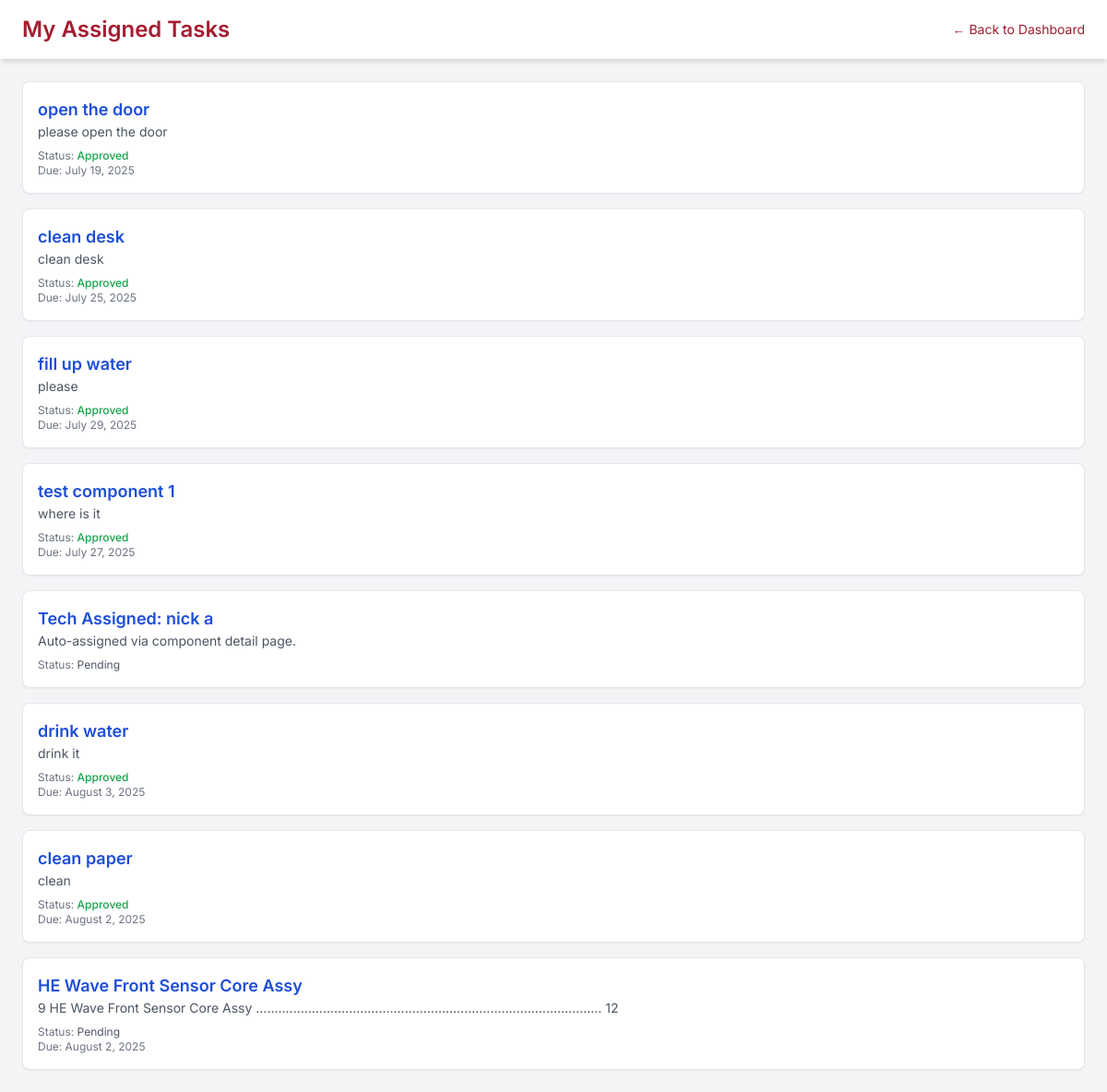
Page /my-tasks/ (signed in) on the earlier database version.
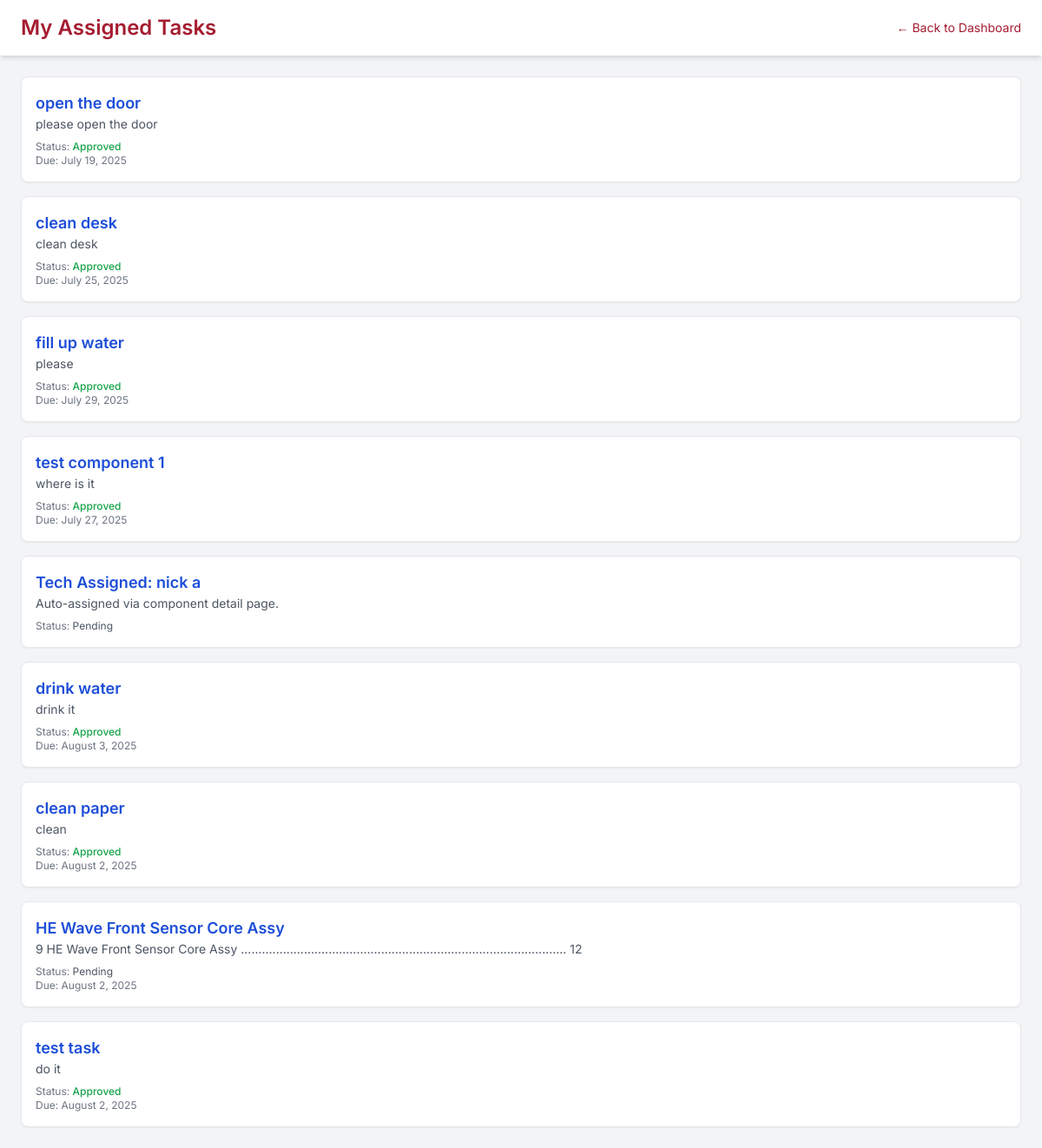
Same page on the later database version.
### tracker/models.py (models this page shows, shortened)
class Task(models.Model):
    section = models.CharField(max_length=20, blank=True, null=True)
    title = models.CharField(max_length=100)
    description = models.TextField(blank=True)
    project = models.ForeignKey(Project, on_delete=models.CASCADE, related_name='tasks', null=True, blank=True)
    components = models.ManyToManyField(Component, related_name='tasks', blank=True)  # now supports multiple components
    assigned_to = models.ForeignKey(User, on_delete=models.SET_NULL, null=True, blank=True)
    completed = models.BooleanField(default=False)
    submitted_for_approval = models.BooleanField(default=False)
    is_approved = models.BooleanField(default=False)
    notes = models.TextField(blank=True, null=True)
    image = models.ImageField(upload_to='tasks/images/', blank=True, null=True)
    video = models.FileField(upload_to='tasks/videos/', blank=True, null=True)
    audio = models.FileField(upload_to='tasks/audio/', blank=True, null=True)
    document = models.FileField(upload_to='tasks/docs/', blank=True, null=True)
    due_date = models.DateField(null=True, blank=True)
    status = models.CharField(
        max_length=20,
        choices=[('todo', 'To Do'), ('in_progress', 'In Progress'), ('completed', 'Completed'), ('approved', 'Approved')],
        default='todo'
    )
    created_at = models.DateTimeField(auto_now_add=True)

### tracker/views.py (the view)
# urls.py: path('my-tasks/', views.tech_tasks_view, name='tech_tasks'),
@login_required
def tech_tasks_view(request):
    tasks = Task.objects.filter(assigned_to=request.user)
    return render(request, 'tracker/tech_tasks.html', {'tasks': tasks})

### tracker/templates/tracker/tech_tasks.html (shortened to what this page needs)
<!DOCTYPE html>
<html lang="en">
<head>
  <script src="https://cdn.tailwindcss.com"></script>
</head>
<body class="bg-gray-100 text-gray-800 font-inter">
  <header class="bg-white shadow-md px-6 py-4 flex justify-between items-center">
    <h1 class="text-2xl font-semibold text-[#a51c30]">My Assigned Tasks</h1>
    <a href="{% url 'tech_dashboard' %}" class="text-sm text-[#a51c30] hover:underline">← Back to Dashboard</a>
  </header>
  <main class="p-6">
    {% if tasks %}
      <ul class="space-y-4">
        {% for task in tasks %}
          <li class="bg-white shadow-sm rounded-lg p-4 border hover:bg-gray-50 transition">
            <a href="{% url 'task_detail' task.id %}" class="block">
              <h2 class="text-lg font-semibold text-blue-700 hover:underline">{{ task.title }}</h2>
              <p class="text-sm text-gray-600">{{ task.description }}</p>
              <div class="text-xs text-gray-500 mt-2">
                <p>Status:
                  {% if task.is_approved %}
                    <span class="text-green-600 font-medium">Approved</span>
                  {% elif task.completed %}
                    <span class="text-yellow-600 font-medium">Completed</span>
                  {% else %}
                    <span class="text-gray-600">Pending</span>
                  {% endif %}
                </p>
                {% if task.due_date %}
                  <p>Due: {{ task.due_date|date:"F j, Y" }}</p>
                {% endif %}
              </div>
            </a>
          </li>
        {% endfor %}
      </ul>
    {% else %}
      <p class="text-gray-600">You have no tasks assigned.</p>
    {% endif %}
  </main>
</body>
</html>

Differences in the rows shown:
added Task: title "test task", description "do it", is_approved "Approved", due_date "August 2, 2025"
